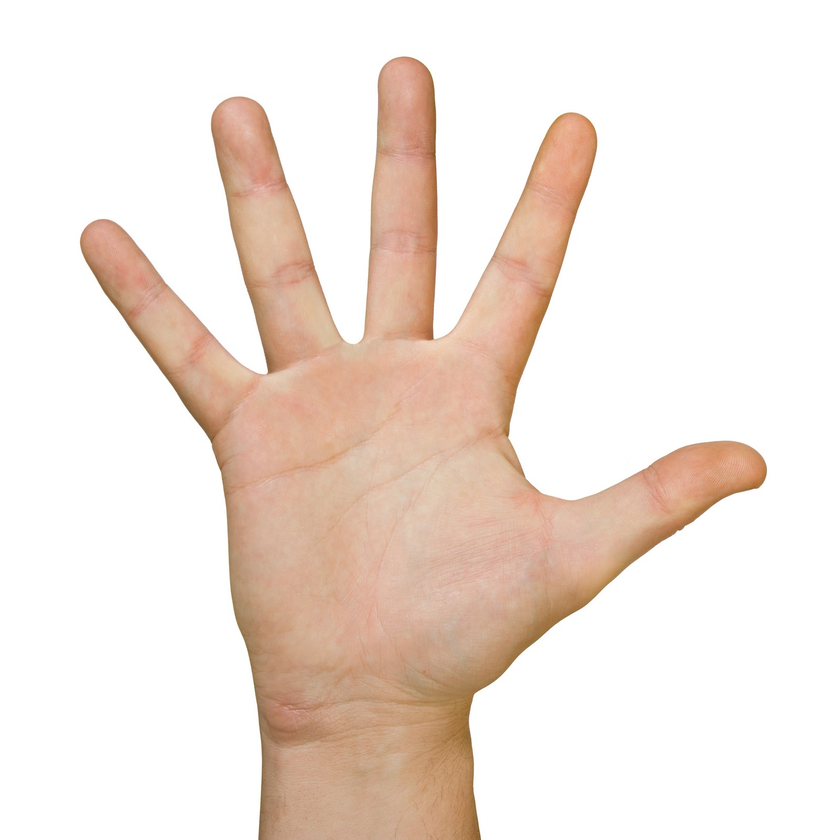
#> input picture Documents and Notes/MicrosoftTeams-image (6).png, 840 x 840 px, shrunk from 1600 x 1600 before the run
$ python cannyedge.py
#> lines starting #> are read from the running program, lines starting #| are printed output that depends on the picture; after the words box and inside, x2 and y2 are one past the last pixel; in counts of white or black regions, pixels touching at a corner belong together
import cv2

def nothing(x):
    pass

img = cv2.imread('MicrosoftTeams-image (6).png', 1)
#> img is the input picture: shape (840, 840, 3); mean B, G, R 219.1, 227.6, 240.8
cv2.namedWindow('canny')

switch = '0 : OFF \n1 : ON'
cv2.createTrackbar(switch, 'canny', 0, 1, nothing)
#> slider '0 : OFF \n1 : ON' is set to 1

cv2.createTrackbar('lower', 'canny', 0, 255, nothing)
#> slider 'lower' is set to 51
cv2.createTrackbar('upper', 'canny', 0, 255, nothing)
#> slider 'upper' is set to 255


while(1):

    lower = cv2.getTrackbarPos('lower', 'canny')
    upper = cv2.getTrackbarPos('upper', 'canny')
    s = cv2.getTrackbarPos(switch, 'canny')

    if s == 0:
        edges = img
    else:
        edges = cv2.Canny(img, lower, upper)
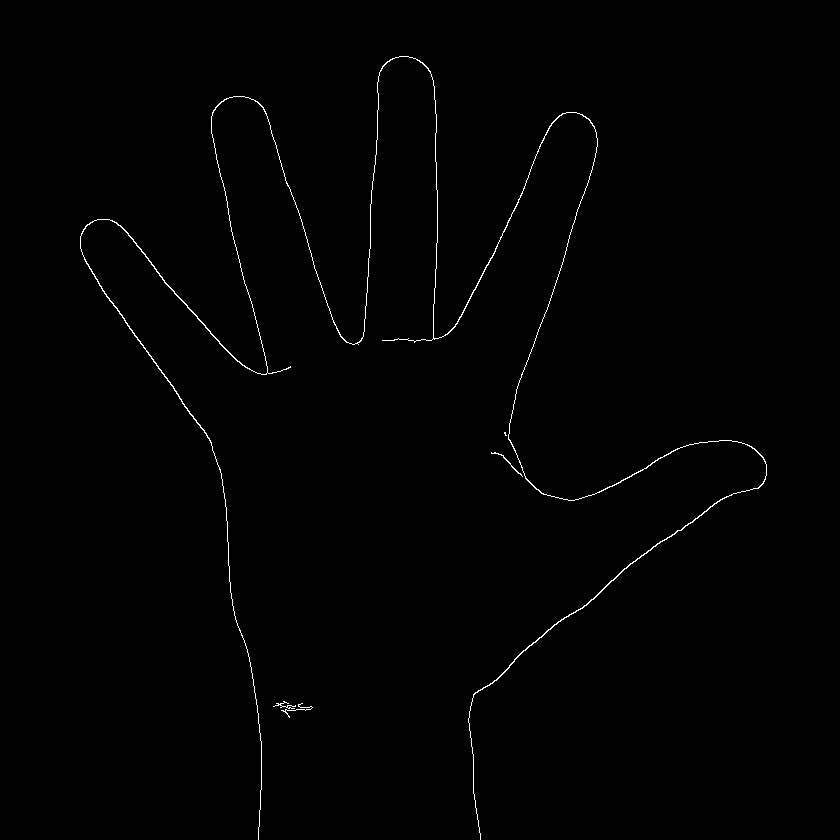
#> edges: shape (840, 840); 0.61% white in thin lines or dots, all inside (x1, y1, x2, y2) = (80, 56, 767, 840)

    cv2.imshow('original', img)
    cv2.imshow('canny', edges)
    k = cv2.waitKey(1) & 0xFF
#> (key Esc is pressed here)
    if k == 27:
        break

cv2.destroyAllWindows()
